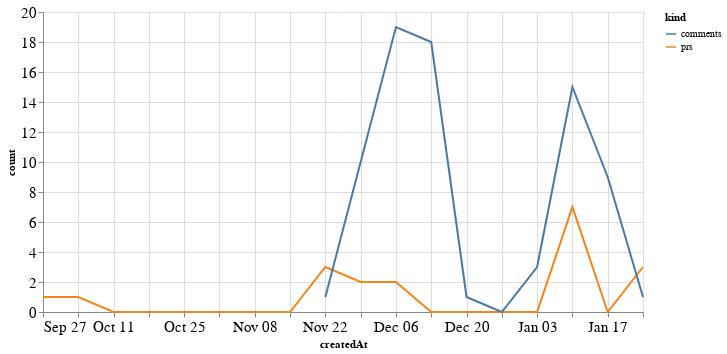

Here is the notebook cell this chart was saved with:
### Code cell
alt.Chart(total_time, width=600).mark_line().encode(
    x='createdAt',
    y='count',
    color='kind'
)

### Figure 1 — Vega-Lite specification as saved in the notebook (floating-point values rounded to 4 significant figures)
{"config": {"axisLeft": {"labelFontSize": 15}, "axisBottom": {"labelFontSize": 15}}, "data": {"name": "data-2efc389722ef9cdec8eb5336ee854bb3"}, "mark": "line", "encoding": {"color": {"type": "nominal", "field": "kind"}, "x": {"type": "temporal", "field": "createdAt"}, "y": {"type": "quantitative", "field": "count"}}, "width": 600, "$schema": "https://vega.github.io/schema/vega-lite/v4.8.1.json", "datasets": {"data-2efc389722ef9cdec8eb5336ee854bb3": [{"createdAt": "2020-09-27T00:00:00", "kind": "prs", "count": 1.0}, {"createdAt": "2020-10-04T00:00:00", "kind": "prs", "count": 1.0}, {"createdAt": "2020-10-11T00:00:00", "kind": "prs", "count": 0.0}, {"createdAt": "2020-10-18T00:00:00", "kind": "prs", "count": 0.0}, {"createdAt": "2020-10-25T00:00:00", "kind": "prs", "count": 0.0}, {"createdAt": "2020-11-01T00:00:00", "kind": "prs", "count": 0.0}, {"createdAt": "2020-11-08T00:00:00", "kind": "prs", "count": 0.0}, {"createdAt": "2020-11-15T00:00:00", "kind": "prs", "count": 0.0}, {"createdAt": "2020-11-22T00:00:00", "kind": "prs", "count": 3.0}, {"createdAt": "2020-11-29T00:00:00", "kind": "prs", "count": 2.0}, {"createdAt": "2020-12-06T00:00:00", "kind": "prs", "count": 2.0}, {"createdAt": "2020-12-13T00:00:00", "kind": "prs", "count": 0.0}, {"createdAt": "2020-12-20T00:00:00", "kind": "prs", "count": 0.0}, {"createdAt": "2020-12-27T00:00:00", "kind": "prs", "count": 0.0}, {"createdAt": "2021-01-03T00:00:00", "kind": "prs", "count": 0.0}, {"createdAt": "2021-01-10T00:00:00", "kind": "prs", "count": 7.0}, {"createdAt": "2021-01-17T00:00:00", "kind": "prs", "count": 0.0}, {"createdAt": "2021-01-24T00:00:00", "kind": "prs", "count": 3.0}, {"createdAt": "2020-09-27T00:00:00", "kind": "comments", "count": null}, {"createdAt": "2020-10-04T00:00:00", "kind": "comments", "count": null}, {"createdAt": "2020-10-11T00:00:00", "kind": "comments", "count": null}, {"createdAt": "2020-10-18T00:00:00", "kind": "comments", "count": null}, {"createdAt": "2020-10-25T00:00:00", "kind": "comments", "count": null}, {"createdAt": "2020-11-01T00:00:00", "kind": "comments", "count": null}, {"createdAt": "2020-11-08T00:00:00", "kind": "comments", "count": null}, {"createdAt": "2020-11-15T00:00:00", "kind": "comments", "count": null}, {"createdAt": "2020-11-22T00:00:00", "kind": "comments", "count": 1.0}, {"createdAt": "2020-11-29T00:00:00", "kind": "comments", "count": 10.0}, {"createdAt": "2020-12-06T00:00:00", "kind": "comments", "count": 19.0}, {"createdAt": "2020-12-13T00:00:00", "kind": "comments", "count": 18.0}, {"createdAt": "2020-12-20T00:00:00", "kind": "comments", "count": 1.0}, {"createdAt": "2020-12-27T00:00:00", "kind": "comments", "count": 0.0}, {"createdAt": "2021-01-03T00:00:00", "kind": "comments", "count": 3.0}, {"createdAt": "2021-01-10T00:00:00", "kind": "comments", "count": 15.0}, {"createdAt": "2021-01-17T00:00:00", "kind": "comments", "count": 9.0}, {"createdAt": "2021-01-24T00:00:00", "kind": "comments", "count": 1.0}]}}
